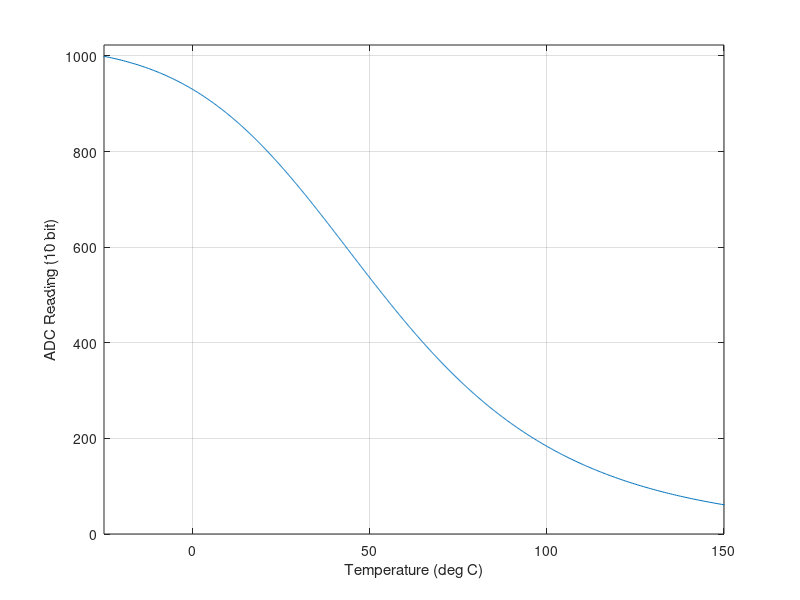

Source code (MATLAB):
%% Thermistor curve for Lumen Subsea Light

clear all;
clc;
clf;

% THERMISTOR SPECIFICATIONS
% resistance at 25 degrees C
THERMISTORNOMINAL = 10000      
% temp. for nominal resistance (almost always 25 C)
TEMPERATURENOMINAL = 25   
% The beta coefficient of the thermistor (usually 3000-4000)
BCOEFFICIENT = 3900
% the value of the 'other' resistor
SERIESRESISTOR = 3300

adc = [1:1022];

resistance = SERIESRESISTOR./(1023./adc-1);

steinhart = resistance ./ THERMISTORNOMINAL;
steinhart = log(steinhart);
steinhart = steinhart./BCOEFFICIENT;
steinhart = steinhart + 1./(TEMPERATURENOMINAL+273.15);
steinhart = 1./steinhart;
steinhart = steinhart - 273.15;

plot(steinhart,adc);
xlabel('Temperature (deg C)');
ylabel('ADC Reading (10 bit)');
axis([-25 150 0 1023]);
grid on;
hold on;

% 60C: 443
% 70C: 355
% 80C: 293
% 90C: 235
% 100C: 184
% Slope: -7.5 steps per degree